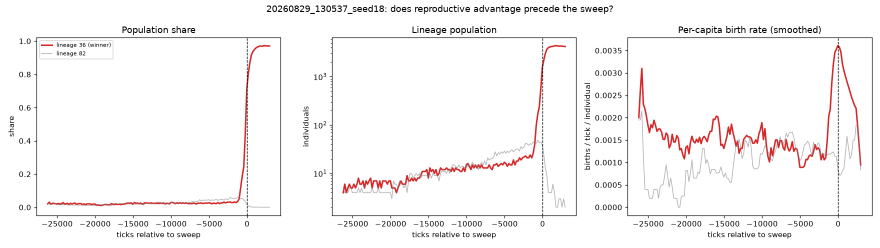
#> input picture experiments/exp03_20seeds_40k/trigger_analysis/trigger_seed18.png, 1760 x 495 px (shown at 1/2 size)
$ python make_result_preview.py ../experiments/exp03_20seeds_40k/trigger_analysis/trigger_seed18.png out.png
#> lines starting #> are read from the running program, lines starting #| are printed output that depends on the picture
"""GitHub閲覧用の軽量GIF previewを生成する (V1.2.2)。

科学runが生成したGIFを後処理で縮小・フレーム間引きするだけで、
シミュレーション状態やRNGには一切触れない。

例:
    uv run python tools/make_result_preview.py input.gif output.gif
    uv run python tools/make_result_preview.py input.gif output.gif --max-size 480 --stride 2 --colors 128
"""
from __future__ import annotations

import argparse
from pathlib import Path

from PIL import Image, ImageSequence


def make_preview(
    src: Path,
    dst: Path,
    *,
    max_size: int = 480,
    stride: int = 2,
    colors: int = 128,
) -> tuple[int, int]:
    """src GIFを軽量化してdstへ保存し、(元フレーム数, 出力フレーム数)を返す。"""
#> called with max_size = 480, stride = 2, colors = 128
    if max_size <= 0:
        raise ValueError("max_size must be > 0")
    if stride <= 0:
        raise ValueError("stride must be > 0")
    if not 2 <= colors <= 256:
        raise ValueError("colors must be between 2 and 256")
    if not src.is_file():
        raise FileNotFoundError(src)

    with Image.open(src) as im:
#> im is the input picture: PIL image 1760x495 RGBA; mean R, G, B, A 248.1, 245.9, 245.9, 255
        base_duration = int(im.info.get("duration", 167))
#> base_duration = 167
        # ImageSequence.Iteratorは同じ内部Imageを使い回すため、その場でRGB化+copyする。
        # 後からlist化した参照を処理すると全要素が最終フレーム相当になる場合がある。
        source_frames = [
            frame.convert("RGB").copy() for frame in ImageSequence.Iterator(im)
        ]
#> source_frames = 1 item
        if not source_frames:
            raise ValueError(f"GIF has no frames: {src}")

        out_frames: list[Image.Image] = []
        for i, frame in enumerate(source_frames):
            if i % stride != 0:
                continue
            f = frame.copy()
            f.thumbnail((max_size, max_size), Image.Resampling.LANCZOS)
            f = f.convert("P", palette=Image.Palette.ADAPTIVE, colors=colors)
            out_frames.append(f.copy())
#> this loop made 1 pass
#> pass 1, in make_preview, `f = f.convert("P", palette=Image.Palette.ADAPTIVE, colors=colors)`:
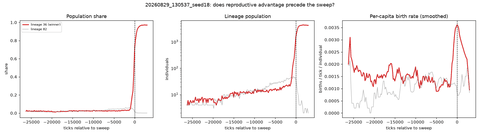
#> f: PIL image 480x135 P; mean R, G, B 247.5, 245.1, 245.1
#> after the loop, out_frames = 1 item

    if not out_frames:
        raise ValueError("no frames selected")

    dst.parent.mkdir(parents=True, exist_ok=True)
    # 間引いた分だけ1フレームの表示時間を伸ばし、全体の再生時間を概ね維持する。
    duration = max(1, base_duration * stride)
#> duration = 334
    out_frames[0].save(
        dst,
        save_all=True,
        append_images=out_frames[1:],
        duration=duration,
        loop=0,
        optimize=True,
        disposal=2,
    )
    return len(source_frames), len(out_frames)


def main() -> None:
    ap = argparse.ArgumentParser(description="GitHub閲覧用の軽量GIF previewを生成")
    ap.add_argument("src")
    ap.add_argument("dst")
    ap.add_argument("--max-size", type=int, default=480)
    ap.add_argument("--stride", type=int, default=2)
    ap.add_argument("--colors", type=int, default=128)
    args = ap.parse_args()

    src = Path(args.src)
    dst = Path(args.dst)
    n_src, n_dst = make_preview(
        src,
        dst,
        max_size=args.max_size,
        stride=args.stride,
        colors=args.colors,
    )
#> n_src = 1; n_dst = 1
    print(f"preview: {src} -> {dst} ({n_src} frames -> {n_dst} frames)")
#| preview: ../experiments/exp03_20seeds_40k/trigger_analysis/trigger_seed18.png -> out.png (1 frames -> 1 frames)


if __name__ == "__main__":
    main()

$ run again, on experiments/exp03_20seeds_40k/trigger_analysis/trigger_seed4.png
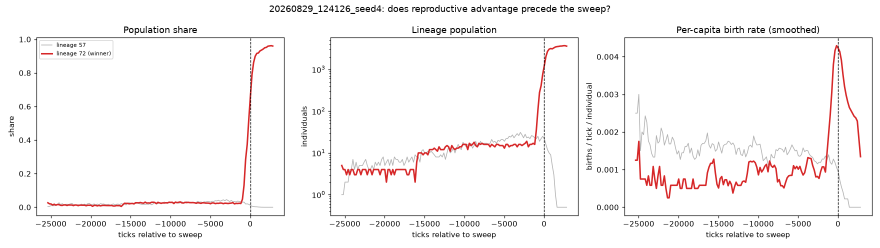
#> input picture experiments/exp03_20seeds_40k/trigger_analysis/trigger_seed4.png, 1760 x 495 px (shown at 1/2 size)
#> in make_preview, im is the input picture: PIL image 1760x495 RGBA; mean R, G, B, A 248.4, 246.2, 246.2, 255
#> base_duration = 167
#> source_frames = 1 item
#> the loop in make_preview, `for i, frame in enumerate(source_frames):` made 1 pass
#> pass 1, in make_preview, `f = f.convert("P", palette=Image.Palette.ADAPTIVE, colors=colors)`:
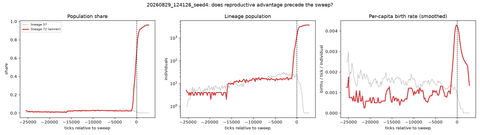
#> f: PIL image 480x135 P; mean R, G, B 247.8, 245.5, 245.5
#> duration = 334
#> n_src = 1
#| preview: ../experiments/exp03_20seeds_40k/trigger_analysis/trigger_seed4.png -> out.png (1 frames -> 1 frames)
